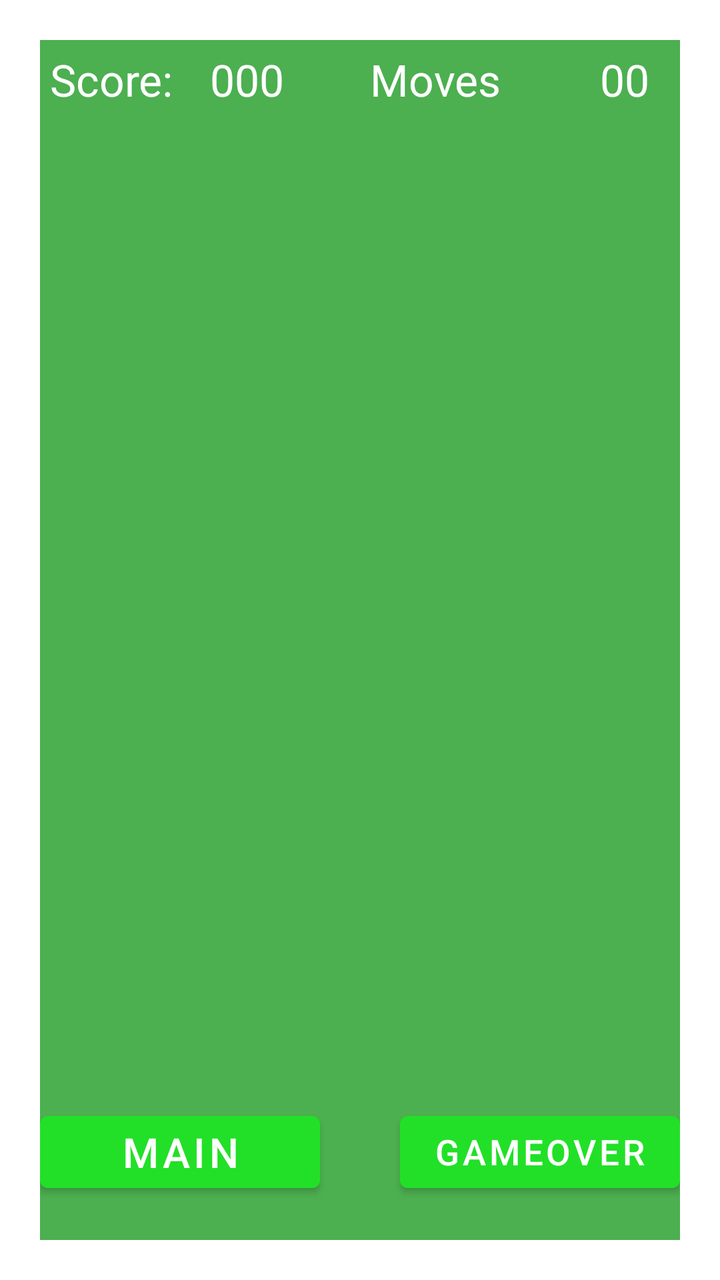
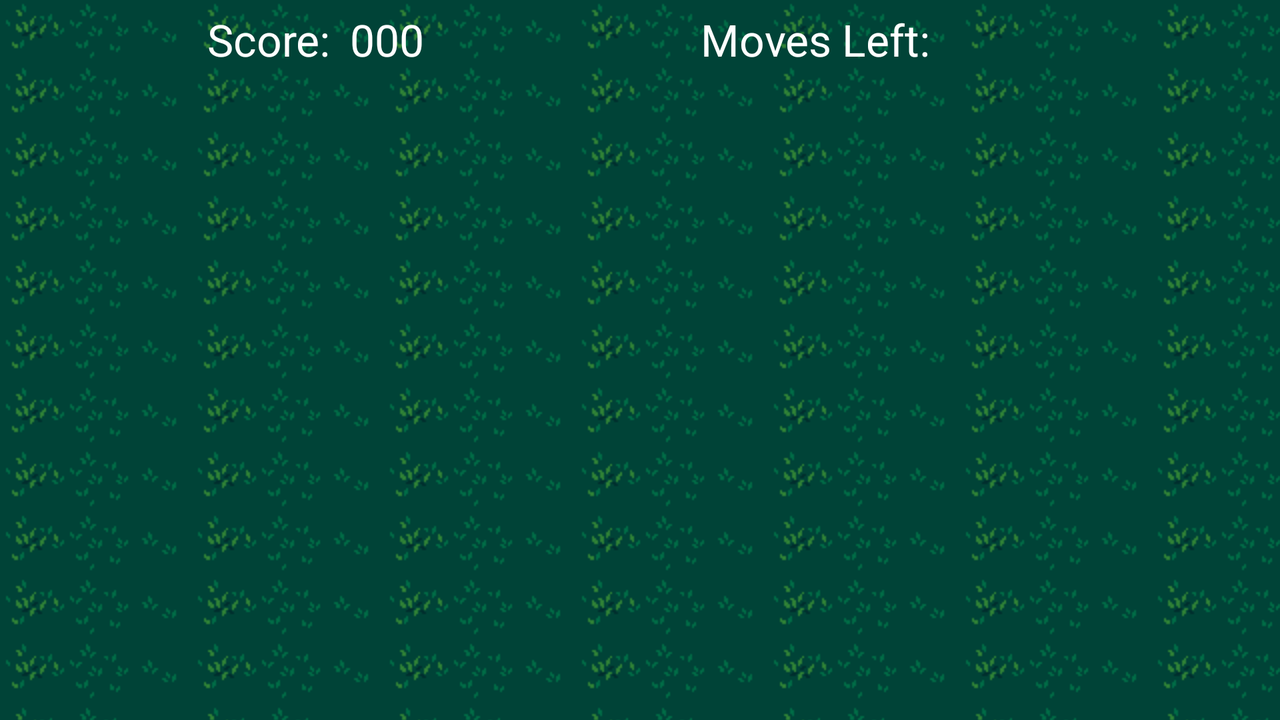

First picture: res/layout/ on a phone held upright. Second picture: the repository's own variant of that layout, on a device whose configuration matches the variant's folder. Source for both follows.
<!-- AndroidManifest.xml: application theme Theme.GroupProject -->
<!-- res/layout/activity_game.xml -->
<?xml version="1.0" encoding="utf-8"?>
<RelativeLayout xmlns:android="http://schemas.android.com/apk/res/android"
    android:layout_width="match_parent"
    android:layout_height="match_parent"
    android:orientation="vertical"
    android:background="@color/white"
    android:id="@+id/gamescreen_fullscreen">

    
    <ImageView
        android:id="@+id/gamescreen_background"
        android:layout_width="match_parent"
        android:layout_height="match_parent"
        android:layout_margin="20dp"
        android:background="#4CAF50"
        android:scaleType="centerCrop"
        android:contentDescription="@string/image_desc_grass" />

    
    <LinearLayout
        android:layout_width="match_parent"
        android:layout_height="wrap_content"
        android:layout_margin="20dp"
        android:orientation="horizontal"
        android:baselineAligned="false">
        <LinearLayout
            android:layout_width="0dp"
            android:layout_height="wrap_content"
            android:orientation="horizontal"
            android:layout_weight="1" >

            <TextView
                android:id="@+id/gamescreen_score_title"
                android:layout_width="0dp"
                android:layout_height="wrap_content"
                android:text="@string/score_title"
                android:textColor="@color/white"
                android:textAppearance="@style/TextAppearance.AppCompat.Large"
                android:layout_margin="5dp"
                android:layout_weight="1" />

            <TextView
                android:id="@+id/gamescreen_score_value"
                android:layout_width="0dp"
                android:layout_height="wrap_content"
                android:text="@string/score_value"
                android:textColor="@color/white"
                android:textAppearance="@style/TextAppearance.AppCompat.Large"
                android:layout_margin="5dp"
                android:layout_weight="1" />
        </LinearLayout>
        <LinearLayout
            android:layout_width="0dp"
            android:layout_height="match_parent"
            android:orientation="horizontal"
            android:layout_weight="1" >

            <TextView
                android:id="@+id/gamescreen_moves_left"
                android:layout_width="0dp"
                android:layout_height="wrap_content"
                android:text="@string/moves_left_title"
                android:textColor="@color/white"
                android:textAppearance="@style/TextAppearance.AppCompat.Large"
                android:layout_margin="5dp"
                android:layout_weight="3" />

            <TextView
                android:id="@+id/gamescreen_moves_left_value"
                android:layout_width="0dp"
                android:layout_height="wrap_content"
                android:text="@string/moves_left_value"
                android:textColor="@color/white"
                android:textAppearance="@style/TextAppearance.AppCompat.Large"
                android:layout_margin="5dp"
                android:layout_weight="1" />
        </LinearLayout>
    </LinearLayout>

    
    <LinearLayout
        android:layout_width="match_parent"
        android:layout_height="wrap_content"
        android:layout_alignBottom="@+id/gamescreen_background"
        android:layout_margin="20dp"
        android:orientation="horizontal">

        
        <Button
            android:layout_width="0dp"
            android:layout_height="wrap_content"
            android:layout_marginRight="20dp"
            android:layout_weight="1"
            android:autoSizeTextType="uniform"
            android:text="MAIN"
            android:onClick="onclickMainScreen">
        </Button>

        
        <Button
            android:id="@+id/button_to_gameover"
            android:layout_width="0dp"
            android:layout_height="wrap_content"
            android:text="GAMEOVER"
            android:autoSizeTextType="uniform"
            android:layout_weight="1"
            android:layout_marginLeft="20dp"
            android:onClick="onclickGameOverScreen">
        </Button>
    </LinearLayout>
</RelativeLayout>
<!-- resources referenced by this layout -->
<resources>
  <color name="white">#FFFFFFFF</color>
  <string name="image_desc_grass">Grass</string>
  <string name="moves_left_title">Moves Left:</string>
  <string name="moves_left_value">00</string>
  <string name="score_title">Score:</string>
  <string name="score_value">000</string>
  <style name="Theme.GroupProject" parent="Theme.MaterialComponents.DayNight.DarkActionBar">
          
          <item name="colorPrimary">@color/green</item>
          <item name="colorPrimaryVariant">@color/purple_700</item>
          <item name="colorOnPrimary">@color/white</item>
          
          <item name="colorSecondary">@color/teal_200</item>
          <item name="colorSecondaryVariant">@color/teal_700</item>
          <item name="colorOnSecondary">@color/black</item>
          
          <item name="android:statusBarColor" tools:targetApi="l">?attr/colorPrimaryVariant</item>
          
      </style>
  <color name="green">#22e028</color>
  <color name="purple_700">#FF3700B3</color>
  <color name="teal_200">#FF03DAC5</color>
  <color name="teal_700">#FF018786</color>
  <color name="black">#FF000000</color>
</resources>
<!-- res/layout-land/activity_game.xml (the repository's variant of the layout above) -->
<!-- drawn on the phone turned sideways -->
<?xml version="1.0" encoding="utf-8"?>
<LinearLayout xmlns:android="http://schemas.android.com/apk/res/android"
    android:id="@+id/gamescreen_fullscreen"
    android:layout_width="match_parent"
    android:layout_height="match_parent"
    android:background="@drawable/tiled_wall"
    android:orientation="vertical">

        
        <LinearLayout
            android:layout_width="match_parent"
            android:layout_height="wrap_content"
            android:layout_marginLeft="20dp"
            android:layout_marginRight="20dp"
            android:baselineAligned="false"
            android:orientation="horizontal">

            
            <LinearLayout
                android:layout_width="0dp"
                android:layout_height="wrap_content"
                android:layout_weight="1"
                android:orientation="horizontal">

                
                <TextView
                    android:id="@+id/gamescreen_score_title"
                    android:layout_width="0dp"
                    android:layout_height="wrap_content"
                    android:layout_margin="5dp"
                    android:layout_weight="1"
                    android:text="@string/score_title"
                    android:textAlignment="textEnd"
                    android:textAppearance="@style/TextAppearance.AppCompat.Large"
                    android:textColor="@color/white" />

                
                <TextView
                    android:id="@+id/gamescreen_score_value"
                    android:layout_width="0dp"
                    android:layout_height="wrap_content"
                    android:layout_margin="5dp"
                    android:layout_weight="1"
                    android:text="@string/score_value"
                    android:textAppearance="@style/TextAppearance.AppCompat.Large"
                    android:textColor="@color/white" />
            </LinearLayout>

            
            <LinearLayout
                android:layout_width="0dp"
                android:layout_height="match_parent"
                android:layout_weight="1"
                android:orientation="horizontal">

                
                <TextView
                    android:id="@+id/gamescreen_moves_left"
                    android:layout_width="0dp"
                    android:layout_height="wrap_content"
                    android:layout_margin="5dp"
                    android:layout_weight="1"
                    android:text="@string/moves_left_title"
                    android:textAlignment="textEnd"
                    android:textAppearance="@style/TextAppearance.AppCompat.Large"
                    android:textColor="@color/white" />

                
                <TextView
                    android:id="@+id/gamescreen_moves_left_value"
                    android:layout_width="0dp"
                    android:layout_height="wrap_content"
                    android:layout_margin="5dp"
                    android:layout_weight="1"
                    android:textAlignment="textStart"
                    android:textAppearance="@style/TextAppearance.AppCompat.Large"
                    android:textColor="@color/white" />
            </LinearLayout>
        </LinearLayout>
        
        <androidx.constraintlayout.widget.ConstraintLayout
            android:id="@+id/constraint_layout_graphics"
            android:layout_width="match_parent"
            android:layout_height="match_parent"
            android:layout_marginLeft="20dp"
            android:layout_marginRight="20dp"
            android:layout_marginBottom="20dp"
            android:background="@drawable/tiled_grass" />
</LinearLayout>
<!-- resources referenced by the variant -->
<!-- as the phone turned sideways resolves them -->
<resources>
  <color name="white">#FFFFFFFF</color>
  <!-- drawable tiled_grass (drawable) -->
  <?xml version="1.0" encoding="utf-8"?>
  <bitmap xmlns:android="http://schemas.android.com/apk/res/android"
      android:src="@drawable/grass"
      android:tileMode="repeat">
  </bitmap>
  <!-- drawable tiled_wall (drawable) -->
  <?xml version="1.0" encoding="utf-8"?>
  <bitmap xmlns:android="http://schemas.android.com/apk/res/android"
      android:src="@drawable/wall2"
      android:tileMode="repeat">
  </bitmap>
  <string name="moves_left_title">Moves Left:</string>
  <string name="score_title">Score:</string>
  <string name="score_value">000</string>
  <style name="Theme.GroupProject" parent="Theme.MaterialComponents.DayNight.DarkActionBar">
          
          <item name="colorPrimary">@color/green</item>
          <item name="colorPrimaryVariant">@color/purple_700</item>
          <item name="colorOnPrimary">@color/white</item>
          
          <item name="colorSecondary">@color/teal_200</item>
          <item name="colorSecondaryVariant">@color/teal_700</item>
          <item name="colorOnSecondary">@color/black</item>
          
          <item name="android:statusBarColor" tools:targetApi="l">?attr/colorPrimaryVariant</item>
          
      </style>
  <!-- drawable wall2: png bitmap (drawable, 719 bytes) -->
  <color name="green">#22e028</color>
  <color name="purple_700">#FF3700B3</color>
  <color name="teal_200">#FF03DAC5</color>
  <color name="teal_700">#FF018786</color>
  <color name="black">#FF000000</color>
</resources>
